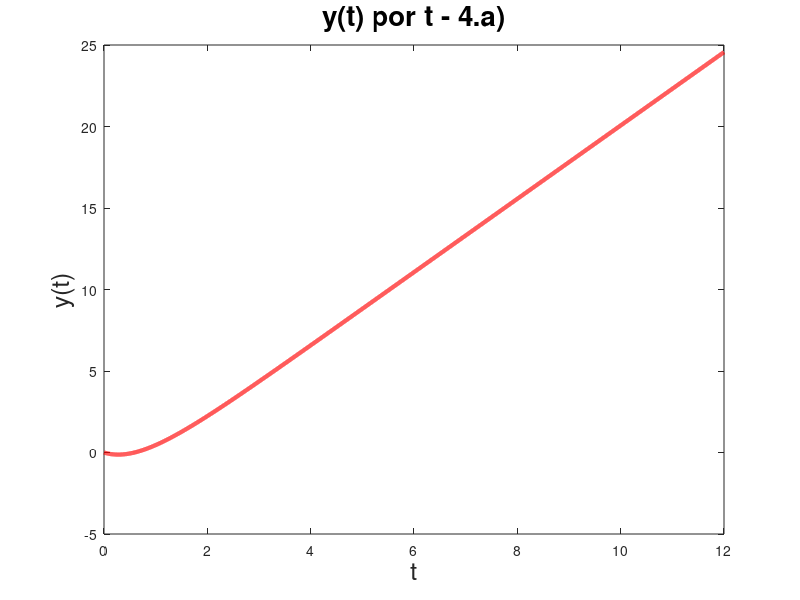

The MATLAB source for this figure:
%Questão 4.a)

% Intervalo
dt=0.001;

% Dados basicos
t=0:dt:12-dt; x=9/4*t-39/16+39/16*exp(-4/3*t);
plot (t, x, "r", "linewidth", 3);
title("y(t) por t - 4.a)", "fontsize", 20);
xlabel("t", "fontsize", 18);
ylabel("y(t)", "fontsize", 18);
